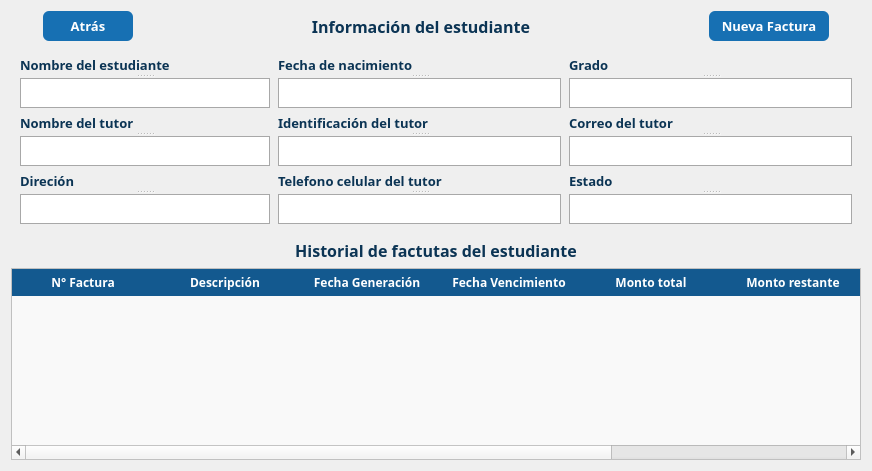
             <widget class="QWidget" name="searchStudent">
              <layout class="QGridLayout" name="gridLayout_5">
               <item row="0" column="0">
                <layout class="QHBoxLayout" name="horizontalLayout_2">
                 <item>
                  <widget class="QPushButton" name="buttonBack">
                   <property name="minimumSize">
                    <size>
                     <width>90</width>
                     <height>30</height>
                    </size>
                   </property>
                   <property name="maximumSize">
                    <size>
                     <width>90</width>
                     <height>30</height>
                    </size>
                   </property>
                   <property name="font">
                    <font>
                     <family>Euphemia</family>
                     <pointsize>10</pointsize>
                     <weight>75</weight>
                     <bold>true</bold>
                    </font>
                   </property>
                   <property name="cursor">
                    <cursorShape>PointingHandCursor</cursorShape>
                   </property>
                   <property name="styleSheet">
                    <string notr="true">background-color:#1770b3;
font-family: Euphemia;
border: none;
border-radius: 6px;
color:white;</string>
                   </property>
                   <property name="text">
                    <string>Atrás</string>
                   </property>
                  </widget>
                 </item>
                 <item>
                  <widget class="QLabel" name="tittle_info">
                   <property name="minimumSize">
                    <size>
                     <width>500</width>
                     <height>0</height>
                    </size>
                   </property>
                   <property name="maximumSize">
                    <size>
                     <width>500</width>
                     <height>16777215</height>
                    </size>
                   </property>
                   <property name="font">
                    <font>
                     <family>Euphemia</family>
                     <pointsize>12</pointsize>
                     <weight>75</weight>
                     <bold>true</bold>
                    </font>
                   </property>
                   <property name="layoutDirection">
                    <enum>Qt::LeftToRight</enum>
                   </property>
                   <property name="styleSheet">
                    <string notr="true">color: rgb(11, 52, 84);</string>
                   </property>
                   <property name="text">
                    <string>Información del estudiante</string>
                   </property>
                   <property name="alignment">
                    <set>Qt::AlignCenter</set>
                   </property>
                   <property name="margin">
                    <number>10</number>
                   </property>
                  </widget>
                 </item>
                 <item>
                  <widget class="QPushButton" name="button_add_invoice">
                   <property name="minimumSize">
                    <size>
                     <width>120</width>
                     <height>30</height>
                    </size>
                   </property>
                   <property name="maximumSize">
                    <size>
                     <width>120</width>
                     <height>30</height>
                    </size>
                   </property>
                   <property name="font">
                    <font>
                     <family>Euphemia</family>
                     <pointsize>10</pointsize>
                     <weight>75</weight>
                     <bold>true</bold>
                    </font>
                   </property>
                   <property name="styleSheet">
                    <string notr="true">background-color:#1770b3;
font-family: Euphemia;
border: none;
border-radius: 6px;
color:white;</string>
                   </property>
                   <property name="text">
                    <string>Nueva Factura</string>
                   </property>
                  </widget>
                 </item>
                </layout>
               </item>
               <item row="1" column="0">
                <widget class="QWidget" name="info_studentWidget" native="true">
                 <property name="styleSheet">
                  <string notr="true">QLabel{
color: rgb(11, 52, 84);
}</string>
                 </property>
                 <layout class="QGridLayout" name="gridLayout_4">
                  <item row="0" column="0">
                   <layout class="QVBoxLayout" name="verticalLayout">
                    <item>
                     <layout class="QHBoxLayout" name="info1">
                      <property name="spacing">
                       <number>8</number>
                      </property>
                      <item>
                       <widget class="QSplitter" name="student_name">
                        <property name="orientation">
                         <enum>Qt::Vertical</enum>
                        </property>
                        <widget class="QLabel" name="label_studentName">
                         <property name="font">
                          <font>
                           <family>Euphemia</family>
                           <pointsize>10</pointsize>
                           <weight>75</weight>
                           <bold>true</bold>
                          </font>
                         </property>
                         <property name="text">
                          <string>Nombre del estudiante</string>
                         </property>
                        </widget>
                        <widget class="QLineEdit" name="input_student_name">
                         <property name="minimumSize">
                          <size>
                           <width>250</width>
                           <height>30</height>
                          </size>
                         </property>
                         <property name="maximumSize">
                          <size>
                           <width>250</width>
                           <height>30</height>
                          </size>
                         </property>
                         <property name="font">
                          <font>
                           <pointsize>10</pointsize>
                          </font>
                         </property>
                         <property name="styleSheet">
                          <string notr="true">background-color: rgb(255, 255, 255);
border:1px solid  #a8a8a8;
color: rgb(11, 52, 84);
</string>
                         </property>
                         <property name="text">
                          <string/>
                         </property>
                         <property name="readOnly">
                          <bool>true</bool>
                         </property>
                        </widget>
                       </widget>
                      </item>
                      <item>
                       <widget class="QSplitter" name="date_student">
                        <property name="orientation">
                         <enum>Qt::Vertical</enum>
                        </property>
                        <widget class="QLabel" name="label_date">
                         <property name="font">
                          <font>
                           <family>Euphemia</family>
                           <pointsize>10</pointsize>
                           <weight>75</weight>
                           <bold>true</bold>
                          </font>
                         </property>
                         <property name="text">
                          <string>Fecha de nacimiento</string>
                         </property>
                        </widget>
                        <widget class="QLineEdit" name="input_date">
                         <property name="minimumSize">
                          <size>
                           <width>0</width>
                           <height>30</height>
                          </size>
                         </property>
                         <property name="maximumSize">
                          <size>
                           <width>16777215</width>
                           <height>30</height>
                          </size>
                         </property>
                         <property name="font">
                          <font>
                           <pointsize>10</pointsize>
                          </font>
                         </property>
                         <property name="styleSheet">
                          <string notr="true">background-color: rgb(255, 255, 255);
border:1px solid  #a8a8a8;
color: rgb(11, 52, 84);
</string>
                         </property>
                         <property name="readOnly">
                          <bool>true</bool>
                         </property>
                        </widget>
                       </widget>
                      </item>
                      <item>
                       <widget class="QSplitter" name="grade_student">
                        <property name="orientation">
                         <enum>Qt::Vertical</enum>
                        </property>
                        <widget class="QLabel" name="label_grade">
                         <property name="font">
                          <font>
                           <family>Euphemia</family>
                           <pointsize>10</pointsize>
                           <weight>75</weight>
                           <bold>true</bold>
                          </font>
                         </property>
                         <property name="text">
                          <string>Grado</string>
                         </property>
                        </widget>
                        <widget class="QLineEdit" name="input_grade">
                         <property name="minimumSize">
                          <size>
                           <width>0</width>
                           <height>30</height>
                          </size>
                         </property>
                         <property name="maximumSize">
                          <size>
                           <width>16777215</width>
                           <height>30</height>
                          </size>
                         </property>
                         <property name="font">
                          <font>
                           <pointsize>10</pointsize>
                          </font>
                         </property>
                         <property name="styleSheet">
                          <string notr="true">background-color: rgb(255, 255, 255);
border:1px solid  #a8a8a8;
color: rgb(11, 52, 84);
</string>
                         </property>
                         <property name="readOnly">
                          <bool>true</bool>
                         </property>
                        </widget>
                       </widget>
                      </item>
                     </layout>
                    </item>
                    <item>
                     <layout class="QHBoxLayout" name="info2">
                      <property name="spacing">
                       <number>8</number>
                      </property>
                      <item>
                       <widget class="QSplitter" name="tutor_name">
                        <property name="orientation">
                         <enum>Qt::Vertical</enum>
                        </property>
                        <widget class="QLabel" name="label_tutor_name">
                         <property name="font">
                          <font>
                           <family>Euphemia</family>
                           <pointsize>10</pointsize>
                           <weight>75</weight>
                           <bold>true</bold>
                          </font>
                         </property>
                         <property name="text">
                          <string>Nombre del tutor</string>
                         </property>
                        </widget>
                        <widget class="QLineEdit" name="input_tutor_name">
                         <property name="minimumSize">
                          <size>
                           <width>250</width>
                           <height>30</height>
                          </size>
                         </property>
                         <property name="maximumSize">
                          <size>
                           <width>250</width>
                           <height>30</height>
                          </size>
                         </property>
                         <property name="font">
                          <font>
                           <pointsize>10</pointsize>
                          </font>
                         </property>
                         <property name="styleSheet">
                          <string notr="true">background-color: rgb(255, 255, 255);
border:1px solid  #a8a8a8;
color: rgb(11, 52, 84);
</string>
                         </property>
                         <property name="readOnly">
                          <bool>true</bool>
                         </property>
                        </widget>
                       </widget>
                      </item>
                      <item>
                       <widget class="QSplitter" name="dni_tutor">
                        <property name="orientation">
                         <enum>Qt::Vertical</enum>
                        </property>
                        <widget class="QLabel" name="label_dni_tutor">
                         <property name="font">
                          <font>
                           <family>Euphemia</family>
                           <pointsize>10</pointsize>
                           <weight>75</weight>
                           <bold>true</bold>
                          </font>
                         </property>
                         <property name="text">
                          <string>Identificación del tutor</string>
                         </property>
                        </widget>
                        <widget class="QLineEdit" name="input_dni">
                         <property name="minimumSize">
                          <size>
                           <width>0</width>
                           <height>30</height>
                          </size>
                         </property>
                         <property name="maximumSize">
                          <size>
                           <width>16777215</width>
                           <height>30</height>
                          </size>
                         </property>
                         <property name="font">
                          <font>
                           <pointsize>10</pointsize>
                          </font>
                         </property>
                         <property name="styleSheet">
                          <string notr="true">background-color: rgb(255, 255, 255);
border:1px solid  #a8a8a8;
color: rgb(11, 52, 84);
</string>
                         </property>
                         <property name="readOnly">
                          <bool>true</bool>
                         </property>
                        </widget>
                       </widget>
                      </item>
                      <item>
                       <widget class="QSplitter" name="email_tutor">
                        <property name="orientation">
                         <enum>Qt::Vertical</enum>
                        </property>
                        <widget class="QLabel" name="label_email_tutor">
                         <property name="font">
                          <font>
                           <family>Euphemia</family>
                           <pointsize>10</pointsize>
                           <weight>75</weight>
                           <bold>true</bold>
                          </font>
                         </property>
                         <property name="text">
                          <string>Correo del tutor</string>
                         </property>
                        </widget>
                        <widget class="QLineEdit" name="input_email">
                         <property name="minimumSize">
                          <size>
                           <width>0</width>
                           <height>30</height>
                          </size>
                         </property>
                         <property name="maximumSize">
                          <size>
                           <width>16777215</width>
                           <height>30</height>
                          </size>
                         </property>
                         <property name="font">
                          <font>
                           <pointsize>10</pointsize>
                          </font>
                         </property>
                         <property name="styleSheet">
                          <string notr="true">background-color: rgb(255, 255, 255);
border:1px solid  #a8a8a8;
color: rgb(11, 52, 84);
</string>
                         </property>
                         <property name="readOnly">
                          <bool>true</bool>
                         </property>
                        </widget>
                       </widget>
                      </item>
                     </layout>
                    </item>
                    <item>
                     <layout class="QHBoxLayout" name="info3">
                      <property name="spacing">
                       <number>8</number>
                      </property>
                      <item>
                       <widget class="QSplitter" name="addres">
                        <property name="orientation">
                         <enum>Qt::Vertical</enum>
                        </property>
                        <widget class="QLabel" name="label_address">
                         <property name="font">
                          <font>
                           <family>Euphemia</family>
                           <pointsize>10</pointsize>
                           <weight>75</weight>
                           <bold>true</bold>
                          </font>
                         </property>
                         <property name="text">
                          <string>Direción</string>
                         </property>
                        </widget>
                        <widget class="QLineEdit" name="input_address">
                         <property name="minimumSize">
                          <size>
                           <width>250</width>
                           <height>30</height>
                          </size>
                         </property>
                         <property name="maximumSize">
                          <size>
                           <width>250</width>
                           <height>30</height>
                          </size>
                         </property>
                         <property name="font">
                          <font>
                           <pointsize>10</pointsize>
                          </font>
                         </property>
                         <property name="styleSheet">
                          <string notr="true">background-color: rgb(255, 255, 255);
border:1px solid  #a8a8a8;
color: rgb(11, 52, 84);
</string>
                         </property>
                         <property name="readOnly">
                          <bool>true</bool>
                         </property>
                        </widget>
                       </widget>
                      </item>
                      <item>
                       <widget class="QSplitter" name="phone_tutor">
                        <property name="orientation">
                         <enum>Qt::Vertical</enum>
                        </property>
                        <widget class="QLabel" name="label_phone">
                         <property name="font">
                          <font>
                           <family>Euphemia</family>
                           <pointsize>10</pointsize>
                           <weight>75</weight>
                           <bold>true</bold>
                          </font>
                         </property>
                         <property name="text">
                          <string>Telefono celular del tutor</string>
                         </property>
                        </widget>
                        <widget class="QLineEdit" name="input_phone">
                         <property name="minimumSize">
                          <size>
                           <width>0</width>
                           <height>30</height>
                          </size>
                         </property>
                         <property name="maximumSize">
                          <size>
                           <width>16777215</width>
                           <height>30</height>
                          </size>
                         </property>
                         <property name="font">
                          <font>
                           <pointsize>10</pointsize>
                          </font>
                         </property>
                         <property name="styleSheet">
                          <string notr="true">background-color: rgb(255, 255, 255);
color: rgb(11, 52, 84);
border:1px solid  #a8a8a8;</string>
                         </property>
                         <property name="readOnly">
                          <bool>true</bool>
                         </property>
                        </widget>
                       </widget>
                      </item>
                      <item>
                       <widget class="QSplitter" name="student_status">
                        <property name="orientation">
                         <enum>Qt::Vertical</enum>
                        </property>
                        <widget class="QLabel" name="label_status">
                         <property name="font">
                          <font>
                           <family>Euphemia</family>
                           <pointsize>10</pointsize>
                           <weight>75</weight>
                           <bold>true</bold>
                          </font>
                         </property>
                         <property name="text">
                          <string>Estado</string>
                         </property>
                        </widget>
                        <widget class="QLineEdit" name="input_status">
                         <property name="minimumSize">
                          <size>
                           <width>0</width>
                           <height>30</height>
                          </size>
                         </property>
                         <property name="maximumSize">
                          <size>
                           <width>16777215</width>
                           <height>30</height>
                          </size>
                         </property>
                         <property name="font">
                          <font>
                           <pointsize>10</pointsize>
                          </font>
                         </property>
                         <property name="styleSheet">
                          <string notr="true">background-color: rgb(255, 255, 255);
color: rgb(11, 52, 84);
border:1px solid  #a8a8a8;</string>
                         </property>
                         <property name="readOnly">
                          <bool>true</bool>
                         </property>
                        </widget>
                       </widget>
                      </item>
                     </layout>
                    </item>
                   </layout>
                  </item>
                 </layout>
                </widget>
               </item>
               <item row="2" column="0">
                <widget class="QLabel" name="history_tittle">
                 <property name="font">
                  <font>
                   <family>Euphemia</family>
                   <pointsize>12</pointsize>
                   <weight>75</weight>
                   <bold>true</bold>
                  </font>
                 </property>
                 <property name="styleSheet">
                  <string notr="true">color: rgb(11, 52, 84);</string>
                 </property>
                 <property name="text">
                  <string>Historial de factutas del estudiante</string>
                 </property>
                 <property name="alignment">
                  <set>Qt::AlignCenter</set>
                 </property>
                 <property name="margin">
                  <number>6</number>
                 </property>
                </widget>
               </item>
               <item row="3" column="0">
                <widget class="QTableWidget" name="history_table">
                 <property name="minimumSize">
                  <size>
                   <width>850</width>
                   <height>0</height>
                  </size>
                 </property>
                 <property name="maximumSize">
                  <size>
                   <width>850</width>
                   <height>16777215</height>
                  </size>
                 </property>
                 <property name="layoutDirection">
                  <enum>Qt::LeftToRight</enum>
                 </property>
                 <property name="styleSheet">
                  <string notr="true">QTableWidget {
 gridline-color: black; 
    background-color: #F9F9F9;
}

QTableWidget::item {
    padding: 1px;
 	 background-color: #e9f4fd;
     color: #000080; 
	text-align:center;
}

QTableWidget::item:selected {
    background-color: #ddeffd;
    color: black; 
}

QHeaderView::section {
    background-color: #13598f; 
    color: white; 
    padding: 3px;
    border: 0.4px solid white;
    font-family: Euphemia;
    font-size: 12px;
font-weight:bold;
}

QTableWidget::item:alternate {
    background-color: #F0F0F0;
}
</string>
                 </property>
                 <property name="editTriggers">
                  <set>QAbstractItemView::NoEditTriggers</set>
                 </property>
                 <attribute name="horizontalHeaderDefaultSectionSize">
                  <number>142</number>
                 </attribute>
                 <attribute name="verticalHeaderVisible">
                  <bool>false</bool>
                 </attribute>
                 <column>
                  <property name="text">
                   <string>N° Factura</string>
                  </property>
                  <property name="textAlignment">
                   <set>AlignCenter</set>
                  </property>
                 </column>
                 <column>
                  <property name="text">
                   <string>Descripción</string>
                  </property>
                  <property name="textAlignment">
                   <set>AlignCenter</set>
                  </property>
                 </column>
                 <column>
                  <property name="text">
                   <string>Fecha Generación</string>
                  </property>
                  <property name="textAlignment">
                   <set>AlignCenter</set>
                  </property>
                 </column>
                 <column>
                  <property name="text">
                   <string>Fecha Vencimiento</string>
                  </property>
                  <property name="textAlignment">
                   <set>AlignCenter</set>
                  </property>
                 </column>
                 <column>
                  <property name="text">
                   <string>Monto total</string>
                  </property>
                  <property name="textAlignment">
                   <set>AlignCenter</set>
                  </property>
                 </column>
                 <column>
                  <property name="text">
                   <string>Monto restante</string>
                  </property>
                  <property name="textAlignment">
                   <set>AlignCenter</set>
                  </property>
                 </column>
                 <column>
                  <property name="text">
                   <string>Estado</string>
                  </property>
                  <property name="textAlignment">
                   <set>AlignCenter</set>
                  </property>
                 </column>
                </widget>
               </item>
              </layout>
             </widget>
